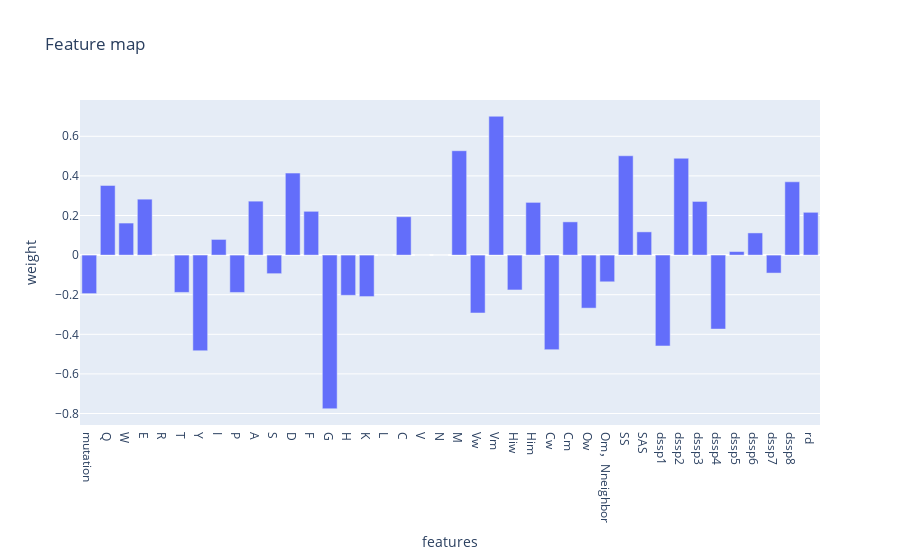

The cell this chart's notebook holds for it:
### Code cell
import plotly.express as px
import numpy as np

# create the bins

fig = px.bar(x=df.columns, y=best_clf.coef_[0], labels={'x':'features', 'y':'weight'},title='Feature map')
fig.show()

### Figure 1 — Plotly figure (JSON) as saved in the notebook; plotly's stock layout.template omitted (floating-point values rounded to 4 significant figures)
{"data": [{"alignmentgroup": "True", "hovertemplate": "features=%{x}<br>weight=%{y}<extra></extra>", "legendgroup": "", "marker": {"color": "#636efa"}, "name": "", "offsetgroup": "", "orientation": "v", "showlegend": false, "textposition": "auto", "type": "bar", "x": ["mutation", "Q", "W", "E", "R", "T", "Y", "I", "P", "A", "S", "D", "F", "G", "H", "K", "L", "C", "V", "N", "M", "Vw", "Vm", "Hiw", "Him", "Cw", "Cm", "Ow", "Om，Nneighbor", "SS", "SAS", "dssp1", "dssp2", "dssp3", "dssp4", "dssp5", "dssp6", "dssp7", "dssp8", "rd"], "xaxis": "x", "y": [-0.1945, 0.3519, 0.1618, 0.2825, 0, -0.1885, -0.4831, 0.07918, -0.1887, 0.2725, -0.09371, 0.4142, 0.2212, -0.776, -0.2031, -0.2095, 0, 0.1939, 0, -9.899e-06, 0.5271, -0.2924, 0.7012, -0.176, 0.2662, -0.4775, 0.1679, -0.2678, -0.1348, 0.5016, 0.1173, -0.4589, 0.4892, 0.2711, -0.3736, 0.01785, 0.112, -0.09079, 0.3702, 0.2162], "yaxis": "y"}], "layout": {"barmode": "relative", "legend": {"tracegroupgap": 0}, "title": {"text": "Feature map"}, "xaxis": {"anchor": "y", "domain": [0, 1], "title": {"text": "features"}}, "yaxis": {"anchor": "x", "domain": [0, 1], "title": {"text": "weight"}}}}
